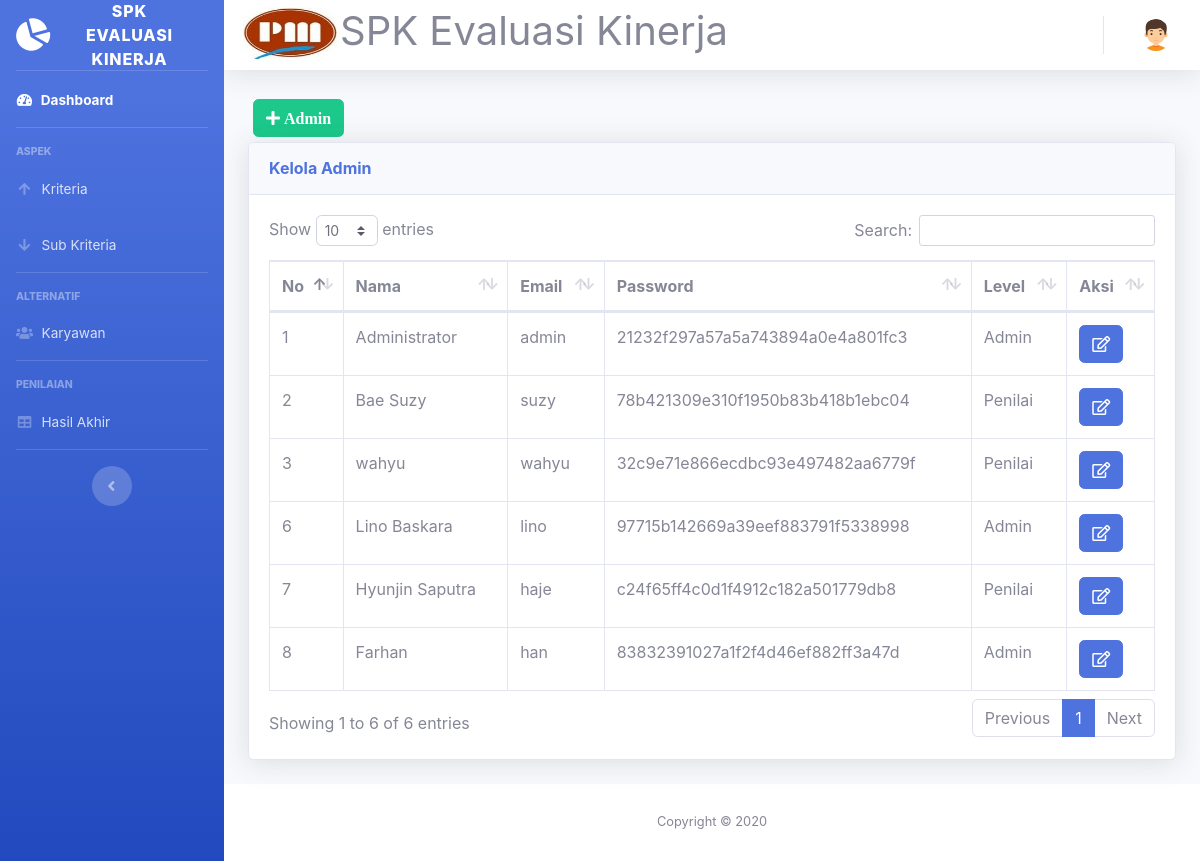
Screenshot of /penilai-profile.php (signed in) with the database file from the repository.
### tables this page shows
CREATE TABLE `user` (
  `id_user` int(11) NOT NULL,
  `nama_user` varchar(40) NOT NULL,
  `email` varchar(40) NOT NULL,
  `password` varchar(100) NOT NULL,
  `level` varchar(20) NOT NULL
);

### penilai-profile.php (the view, shortened to what this page needs)
<!DOCTYPE html>
<html lang="en">
<head>
  <link href="vendor/fontawesome-free/css/all.min.css" rel="stylesheet" type="text/css">
  <link href="css/sb-admin-2.min.css" rel="stylesheet">
  <link href="vendor/datatables/dataTables.bootstrap4.min.css" rel="stylesheet">
</head>
<body id="page-top">
<?php require 'koneksi.php'; ?>
<?php require 'sidebar.php'; ?>
      <div id="content">
<?php require 'navbar.php'; ?>
        <div class="container-fluid">
<?php
$query = mysqli_query($koneksi,"select * from user");
$data = mysqli_fetch_array($query);
$level = $data['level'];
if($level == 'Admin'){
	$lihat = 'none';
} else {
	$lihat = 'hidden';
};
?>
<button type="button" class="btn btn-success" style="margin:5px; visibility:<?=$lihat?>" data-toggle="modal" data-target="#myModalTambah"><i class="fa fa-plus"> Admin</i></button><br>
          <div class="card shadow mb-4">
            <div class="card-header py-3">
              <h6 class="m-0 font-weight-bold text-primary">Kelola Admin</h6>
            </div>
            <div class="card-body">
              <div class="table-responsive">
                <table class="table table-bordered" id="dataTable" width="100%" cellspacing="0">
                  <thead>
                    <tr>
                      <th>No</th>
                      <th>Nama</th>
                      <th>Email</th>
                      <th>Password</th>
                      <th>Level</th>
					  <th>Aksi</th>
                    </tr>
                  </thead>
                  <tbody>
				  <?php
$level = $data['level'];
if($level == 'Admin'){
$query = mysqli_query($koneksi,"SELECT * FROM user");
} else {
$query = mysqli_query($koneksi,"SELECT * FROM user where level = '$id'");
}
while ($data = mysqli_fetch_assoc($query))
{
?>
                    <tr>
                      <td><?=$data['id_user']?></td>
                      <td><?=$data['nama_user']?></td>
                      <td><?=$data['email']?></td>
                      <td><?=$data['password']?></td>
                      <td><?=$data['level']?></td>
					  <td>
<a href="#" type="button" class=" fa fa-edit btn btn-primary btn-md" data-toggle="modal" data-target="#myModal<?php echo $data['id_user']; ?>"></a>
</td>
</tr>
  </div>
<?php
}
?>
              </div>
<?php require 'footer.php'?>
</body>
</html>

### rows the page displays
user: id_user "1", nama_user "Administrator", email "admin", password "21232f297a57a5a743894a0e4a801fc3", level "Admin"
user: id_user "2", nama_user "Bae Suzy", email "suzy", password "78b421309e310f1950b83b418b1ebc04", level "Penilai"
user: id_user "3", nama_user "wahyu", email "wahyu", password "32c9e71e866ecdbc93e497482aa6779f", level "Penilai"
user: id_user "6", nama_user "Lino Baskara", email "lino", password "97715b142669a39eef883791f5338998", level "Admin"
user: id_user "7", nama_user "Hyunjin Saputra", email "haje", password "c24f65ff4c0d1f4912c182a501779db8", level "Penilai"
user: id_user "8", nama_user "Farhan", email "han", password "83832391027a1f2f4d46ef882ff3a47d", level "Admin"
